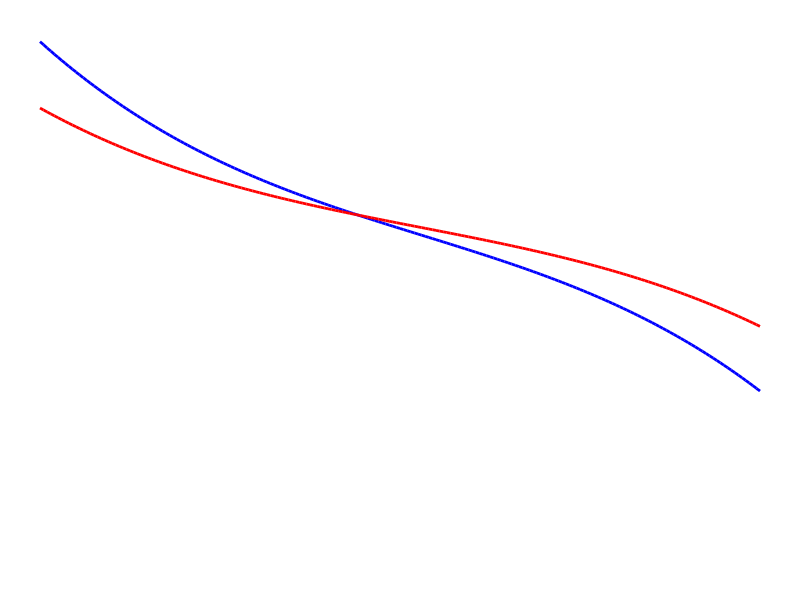

Source code (MATLAB): (Note: this script raises an error after producing the figure.)
% Qualitative analysis quiz for pairs of nearby random polynomials.
%
% The game asks whether two polynomial graphs are qualitatively similar.
% After the guess, it reveals the sign patterns of f, f', and f'' as x
% moves from left to right. Consecutive intervals with the same signs are
% collapsed before comparing the two curves.

clear
close all
clc

rng('shuffle', 'twister');
set(0, 'DefaultTextFontName', 'Courier');
set(0, 'DefaultAxesFontSize', 20);

% Game settings.
numRounds = 31;
firstFigureNumber = 10;
careAboutSignF = false;
saveFigures = false;
figureDirectory = fullfile(fileparts(mfilename('fullpath')), 'figures');

% Polynomial-generation settings.
sigma = 5;
wiggle = sigma / 2;
x = -1:0.01:1;
verticalOffset = 10;

% Layout settings.
left = 0.05;
bottom = 0.30;
width = 1 - 2 * left;
height = 0.95 - bottom;
answerBottom = 0.05;
answerHeight = 0.05;
answerMargin = 0.02;
redScale = 0.90;

if saveFigures && ~exist(figureDirectory, 'dir')
    mkdir(figureDirectory);
end

for roundNumber = 1:numRounds
    figureNumber = firstFigureNumber + roundNumber - 1;

    degree = randi([2 4]); % Polynomial degree 2, 3, or 4.
    blueCoefficients = sigma * randn(degree + 1, 1);
    redCoefficients = blueCoefficients + wiggle * randn(degree + 1, 1);

    blueY = verticalOffset + polyval(blueCoefficients, x);
    redY = verticalOffset + polyval(redCoefficients, x);

    blueDY = polyval(polyder(blueCoefficients), x);
    redDY = polyval(polyder(redCoefficients), x);

    blueDDY = polyval(polyder(polyder(blueCoefficients)), x);
    redDDY = polyval(polyder(polyder(redCoefficients)), x);

    blueSigns = struct( ...
        'f', sign(blueY), ...
        'df', sign(blueDY), ...
        'ddf', sign(blueDDY));
    redSigns = struct( ...
        'f', sign(redY), ...
        'df', sign(redDY), ...
        'ddf', sign(redDDY));

    figure(1)
    clf

    mainAxes = subplot('Position', [left bottom width height]);
    plot(x, blueY, 'LineWidth', 2, 'Color', 'b');
    hold on
    plot(x, redY, 'LineWidth', 2, 'Color', 'r');
    if careAboutSignF
        line([-1 1], [0 0], 'Color', 'k');
    end
    axis off

    clc
    disp(' ')
    disp('Are they qualitatively similar?')
    disp(' ')
    pause

    plotSignRow(x, blueSigns.ddf, redSigns.ddf, redScale, ...
        [left answerBottom width answerHeight], 'f''''');
    plotSignRow(x, blueSigns.df, redSigns.df, redScale, ...
        [left answerBottom + answerHeight + answerMargin width answerHeight], 'f''');

    if careAboutSignF
        plotSignRow(x, blueSigns.f, redSigns.f, redScale, ...
            [left answerBottom + 2 * (answerHeight + answerMargin) width answerHeight], 'f');
    end

    blueState = collapseSignStates(blueSigns, careAboutSignF);
    redState = collapseSignStates(redSigns, careAboutSignF);

    bluePattern = signsToChars(blueState);
    redPattern = signsToChars(redState);

    if isequal(bluePattern, redPattern)
        resultText = 'qualitatively similar';
    else
        resultText = 'qualitatively different';
    end

    disp(resultText)
    title(mainAxes, resultText)

    patternBottom = answerBottom + ...
        (2 + double(careAboutSignF)) * (answerHeight + answerMargin);

    annotation('textbox', [0.05 patternBottom 0.40 0.08], ...
        'String', bluePattern, ...
        'Color', 'b', ...
        'FontSize', 36, ...
        'FontName', 'Courier', ...
        'EdgeColor', 'none', ...
        'Interpreter', 'none');
    annotation('textbox', [0.52 patternBottom 0.40 0.08], ...
        'String', redPattern, ...
        'Color', 'r', ...
        'FontSize', 36, ...
        'FontName', 'Courier', ...
        'EdgeColor', 'none', ...
        'Interpreter', 'none');

    if saveFigures
        outputName = fullfile(figureDirectory, sprintf('polyqual%d.pdf', figureNumber));
        print(outputName, '-dpdf')
    end

    disp(' ')
    disp(' ')
    disp('Another?')
    pause
end

close all

function plotSignRow(x, blueSign, redSign, redScale, position, rowLabel)
    subplot('Position', position)
    line([-1 1], [0 0], 'Color', 'k');
    hold on
    stairs(x, blueSign, 'LineWidth', 2, 'Color', 'b');
    stairs(x, redScale * redSign, 'LineWidth', 2, 'Color', 'r');
    text(-1.08, 0, rowLabel, ...
        'HorizontalAlignment', 'right', ...
        'VerticalAlignment', 'middle', ...
        'FontSize', 14);
    axis([-Inf Inf -1.1 1.1])
    axis off
end

function states = collapseSignStates(signs, includeF)
    if includeF
        rawStates = [signs.f; signs.df; signs.ddf];
    else
        rawStates = [signs.df; signs.ddf];
    end

    states = rawStates(:, 1);
    for k = 2:size(rawStates, 2)
        if any(states(:, end) ~= rawStates(:, k))
            states(:, end + 1) = rawStates(:, k); %#ok<AGROW>
        end
    end
end

function pattern = signsToChars(states)
    pattern = '';

    for k = 1:size(states, 2)
        columnChars = repmat(' ', 1, size(states, 1));
        for row = 1:size(states, 1)
            if states(row, k) < 0
                columnChars(row) = '-';
            elseif states(row, k) > 0
                columnChars(row) = '+';
            else
                columnChars(row) = '0';
            end
        end

        if k == 1
            pattern = columnChars;
        else
            pattern = [pattern '  ' columnChars]; %#ok<AGROW>
        end
    end
end
